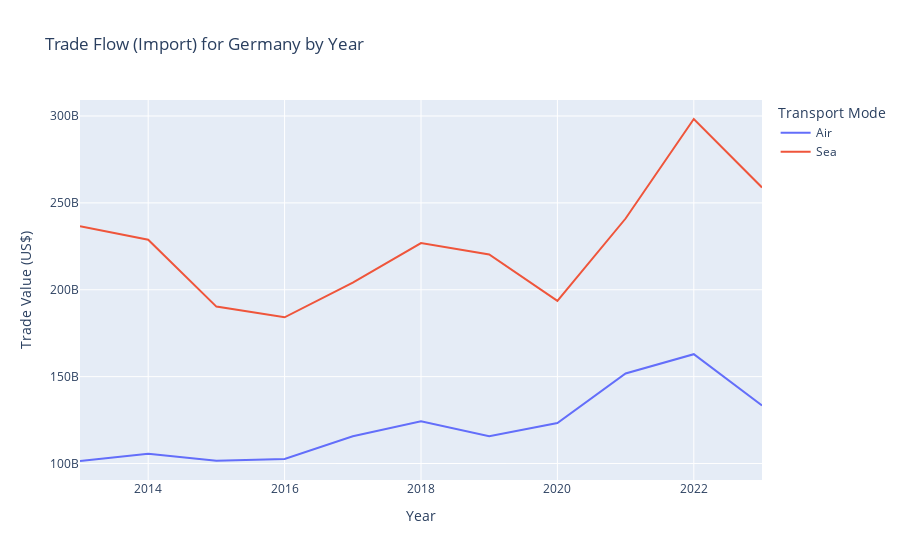

This figure's notebook cell:
### Markdown cell above
# SQ3
We initially planned to analyze five countries, but due to insufficient data in the database, we will focus on Germany for subquestion 3.

The graph below shows changes in Germany's imports from 2013 to 2023, divided into sea and air freight. A significant drop can be found in sea imports in 2020, and then it has a steady recovery. Germany sea’s impot trade flow had reached 298,277,672,128 in 2022, which is the highest trade value for sea freight in the past decade. 

On the other hand, air freight was less affected by the pandemic. It only had a slight decline in 2019 and gradually increased after then. Like sea import, air import freight also reached a highest trade value  162,932,154,436 in 2022.

Lastly,  we compare Germany's sea and air import trade values. Over the past decade, Germany's sea import trade value has been about twice as high as air import trade value. The smallest gap was  70,306,572,928 in 2020. Sea imports were heavily impacted by the pandemic, while air imports were less affected. In 2022, because sea imports recovered quickly, the gap had grown much larger, thus reaching a maximum difference of 205,620,203,466.

### Code cell
file_path = "data/SQ3/Germany_Air_Trade_Data.xlsx"
file_path_sea = "data/SQ3/Germany_Sea_Trade_Data.xlsx"
df_germany = pd.read_excel(file_path)
df_germany_sea = pd.read_excel(file_path_sea)


df_germany_m = df_germany[df_germany["Trade Flow"] == "M"]
df_germany_sea_m = df_germany_sea[df_germany_sea["Trade Flow"] == "M"]


df_germany_m["Trade Value (US$)"] = df_germany_m["Trade Value (US$)"].replace('[\$,]', '', regex=True).astype(float)
df_germany_sea_m["Trade Value (US$)"] = df_germany_sea_m["Trade Value (US$)"].replace('[\$,]', '', regex=True).astype(float)


df_germany_m["Transport Mode"] = "Air"
df_germany_sea_m["Transport Mode"] = "Sea"
df_combined = pd.concat([df_germany_m, df_germany_sea_m])


fig = px.line(
    df_combined, 
    x="Period", 
    y="Trade Value (US$)", 
    color="Transport Mode", 
    title="Trade Flow (Import) for Germany by Year",
    labels={"Period": "Year", "Trade Value (US$)": "Trade Value (US$)"}
)

fig.show()

### Figure 1 — Plotly figure (JSON) as saved in the notebook; plotly's stock layout.template omitted (floating-point values rounded to 4 significant figures)
{"data": [{"hovertemplate": "Transport Mode=Air<br>Year=%{x}<br>Trade Value (US$)=%{y}<extra></extra>", "legendgroup": "Air", "line": {"color": "#636efa", "dash": "solid"}, "marker": {"symbol": "circle"}, "mode": "lines", "name": "Air", "orientation": "v", "showlegend": true, "type": "scatter", "x": [2013, 2014, 2015, 2016, 2017, 2018, 2019, 2020, 2021, 2022, 2023], "xaxis": "x", "y": [101453839382, 105597985621, 101654937516, 102609649479, 115671188970, 124377579334, 115775303896, 123351225594, 151844064583, 162932154436, 133444300443], "yaxis": "y"}, {"hovertemplate": "Transport Mode=Sea<br>Year=%{x}<br>Trade Value (US$)=%{y}<extra></extra>", "legendgroup": "Sea", "line": {"color": "#EF553B", "dash": "solid"}, "marker": {"symbol": "circle"}, "mode": "lines", "name": "Sea", "orientation": "v", "showlegend": true, "type": "scatter", "x": [2013, 2014, 2015, 2016, 2017, 2018, 2019, 2020, 2021, 2022, 2023], "xaxis": "x", "y": [236636620321, 228807242715, 190314638388, 184162741351, 204149939660, 226898999573, 220272071217, 193657798522, 241003894056, 298277672128, 258888468493], "yaxis": "y"}], "layout": {"legend": {"title": {"text": "Transport Mode"}, "tracegroupgap": 0}, "title": {"text": "Trade Flow (Import) for Germany by Year"}, "xaxis": {"anchor": "y", "domain": [0, 1], "title": {"text": "Year"}}, "yaxis": {"anchor": "x", "domain": [0, 1], "title": {"text": "Trade Value (US$)"}}}}
